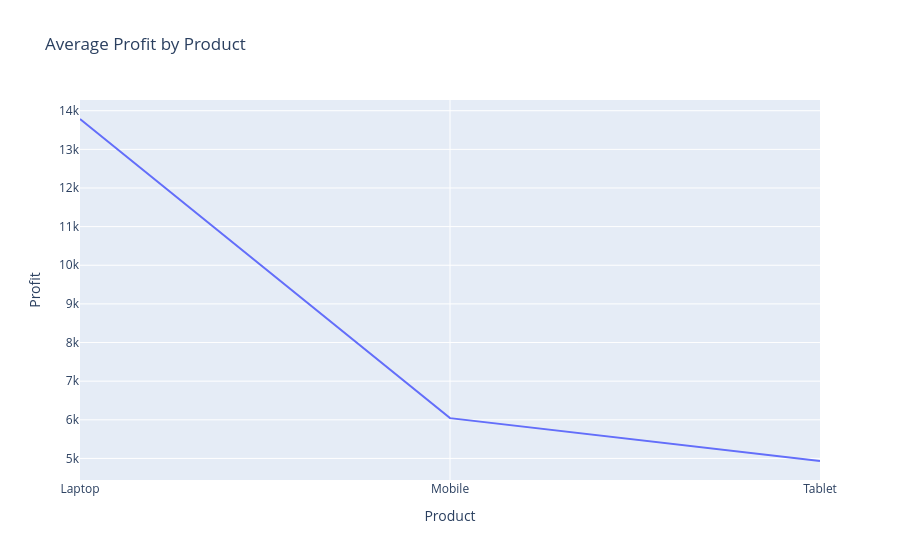

Source (notebook cell):
### Code cell
avg_prof = df.groupby('Product')['Profit'].mean().reset_index()

fig = px.line(avg_prof, x='Product', y='Profit', title='Average Profit by Product')

display(fig)

### Figure 1 — Plotly figure (JSON) as saved in the notebook; plotly's stock layout.template omitted (floating-point values rounded to 4 significant figures)
{"data": [{"hovertemplate": "Product=%{x}<br>Profit=%{y}<extra></extra>", "legendgroup": "", "line": {"color": "#636efa", "dash": "solid"}, "marker": {"symbol": "circle"}, "mode": "lines", "name": "", "orientation": "v", "showlegend": false, "type": "scatter", "x": ["Laptop", "Mobile", "Tablet"], "xaxis": "x", "y": [13790.0, 6043.0, 4933.0], "yaxis": "y"}], "layout": {"legend": {"tracegroupgap": 0}, "title": {"text": "Average Profit by Product"}, "xaxis": {"anchor": "y", "domain": [0, 1], "title": {"text": "Product"}}, "yaxis": {"anchor": "x", "domain": [0, 1], "title": {"text": "Profit"}}}}
